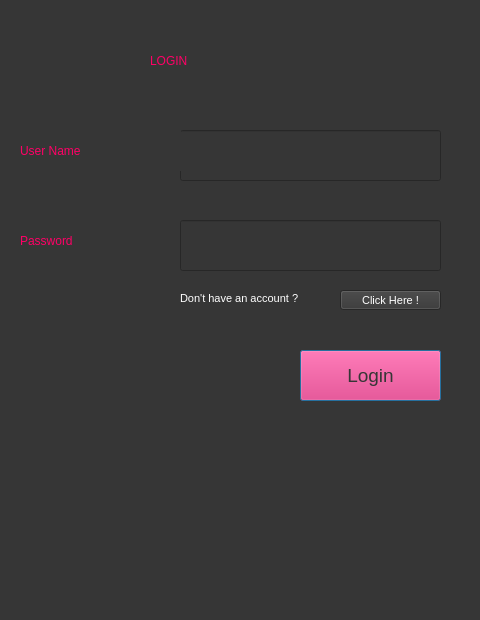
<?xml version="1.0" encoding="UTF-8"?>
<ui version="4.0">
 <class>Dialog</class>
 <widget class="QDialog" name="Dialog">
  <property name="geometry">
   <rect>
    <x>0</x>
    <y>0</y>
    <width>480</width>
    <height>620</height>
   </rect>
  </property>
  <property name="windowTitle">
   <string>Dialog</string>
  </property>
  <property name="styleSheet">
   <string notr="true">background-color: rgb(54, 54, 54);</string>
  </property>
  <widget class="QLabel" name="label">
   <property name="geometry">
    <rect>
     <x>180</x>
     <y>290</y>
     <width>141</width>
     <height>16</height>
    </rect>
   </property>
   <property name="styleSheet">
    <string notr="true">color:rgb(255,255,255); font-size:8pt </string>
   </property>
   <property name="text">
    <string>Don't have an account ?</string>
   </property>
  </widget>
  <widget class="QLineEdit" name="lineEdit_password">
   <property name="geometry">
    <rect>
     <x>180</x>
     <y>220</y>
     <width>261</width>
     <height>51</height>
    </rect>
   </property>
   <property name="styleSheet">
    <string notr="true">font-size:14pt; color:rgb(243,243,243)</string>
   </property>
   <property name="text">
    <string/>
   </property>
  </widget>
  <widget class="QLabel" name="label_login">
   <property name="geometry">
    <rect>
     <x>150</x>
     <y>30</y>
     <width>181</width>
     <height>61</height>
    </rect>
   </property>
   <property name="styleSheet">
    <string notr="true">color: rgb(255, 0, 102); font: 87 28pt &quot;Arial Black&quot;;</string>
   </property>
   <property name="text">
    <string>LOGIN</string>
   </property>
  </widget>
  <widget class="QLabel" name="label_password">
   <property name="geometry">
    <rect>
     <x>20</x>
     <y>220</y>
     <width>141</width>
     <height>41</height>
    </rect>
   </property>
   <property name="styleSheet">
    <string notr="true">color:rgb(255,0,102); font: 87 15pt &quot;Arial Black&quot;;</string>
   </property>
   <property name="text">
    <string>Password</string>
   </property>
  </widget>
  <widget class="QPushButton" name="LoginButton">
   <property name="geometry">
    <rect>
     <x>300</x>
     <y>350</y>
     <width>141</width>
     <height>51</height>
    </rect>
   </property>
   <property name="styleSheet">
    <string notr="true">font-size:14pt;color:rgb(54,54,54);
background-color: rgb(255,0,102);
font: 87 14pt &quot;Arial Black&quot;;</string>
   </property>
   <property name="text">
    <string>Login</string>
   </property>
  </widget>
  <widget class="QLineEdit" name="lineEdit_username">
   <property name="geometry">
    <rect>
     <x>180</x>
     <y>130</y>
     <width>261</width>
     <height>51</height>
    </rect>
   </property>
   <property name="styleSheet">
    <string notr="true">font-size:14pt; color:rgb(243,243,243)</string>
   </property>
   <property name="text">
    <string/>
   </property>
  </widget>
  <widget class="QPushButton" name="signupbutton">
   <property name="geometry">
    <rect>
     <x>340</x>
     <y>290</y>
     <width>101</width>
     <height>20</height>
    </rect>
   </property>
   <property name="styleSheet">
    <string notr="true">font-size:8pt;color:rgb(255,255,255);</string>
   </property>
   <property name="text">
    <string>Click Here !</string>
   </property>
   <property name="default">
    <bool>false</bool>
   </property>
  </widget>
  <widget class="QLabel" name="label_username">
   <property name="geometry">
    <rect>
     <x>20</x>
     <y>130</y>
     <width>161</width>
     <height>41</height>
    </rect>
   </property>
   <property name="styleSheet">
    <string notr="true">color:rgb(255,0,102); font: 87 15pt &quot;Arial Black&quot;;</string>
   </property>
   <property name="text">
    <string>User Name</string>
   </property>
  </widget>
  <widget class="QLabel" name="label_warning">
   <property name="geometry">
    <rect>
     <x>20</x>
     <y>570</y>
     <width>351</width>
     <height>31</height>
    </rect>
   </property>
   <property name="styleSheet">
    <string notr="true">color:rgb(255,255,255); font: 87 14pt &quot;Arial Black&quot;;</string>
   </property>
   <property name="text">
    <string/>
   </property>
  </widget>
 </widget>
 <resources/>
 <connections/>
</ui>
